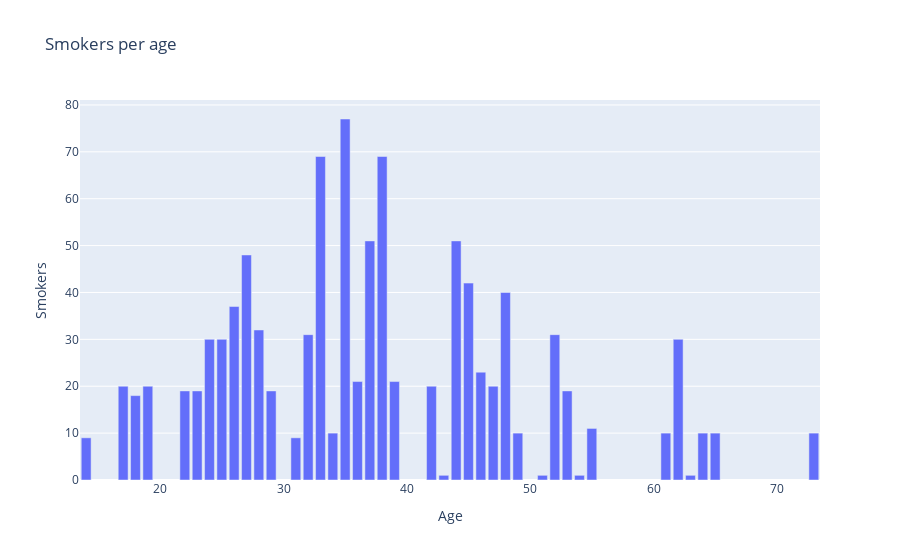
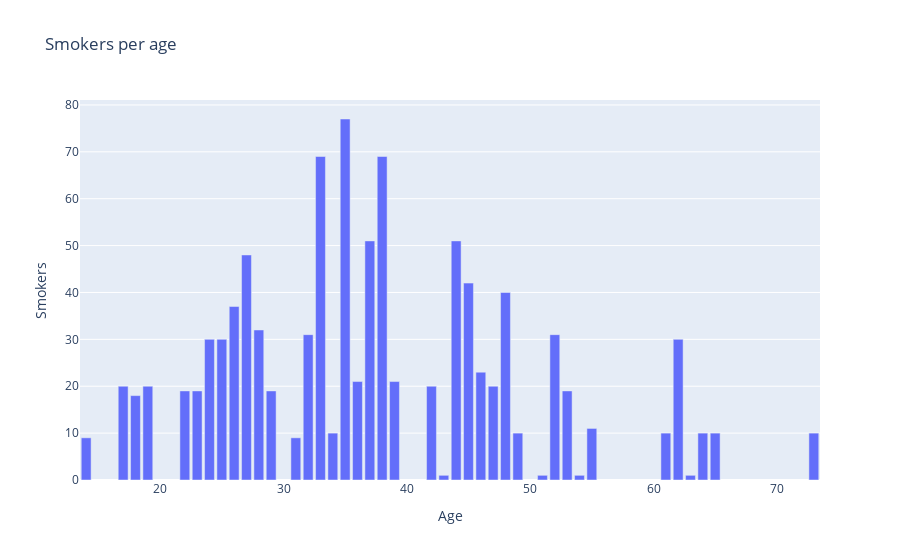

The notebook cell saved with these charts, in order:
### Code cell
import plotly.graph_objects as go
import pandas as pd

# Assuming df is your DataFrame containing 'Age' column
# and sorted_smokers is your DataFrame containing 'Smoking' column
label = df.Age.sort_values().unique()
target = sorted_smokers.Smoking

print(label)
print(target)

fig = go.Figure()
fig.add_trace(go.Bar(x=label, y=target))
fig.update_layout(title='Smokers per age', xaxis=dict(title='Age'), yaxis=dict(title='Smokers'))

# Plot the figure using Plotly's offline mode
import plotly.io as pio
pio.show(fig)

from plotly.offline import iplot
iplot(fig)

### Figure 1 — Plotly figure (JSON) as saved in the notebook; plotly's stock layout.template omitted (floating-point values rounded to 4 significant figures)
{"data": [{"x": [14, 17, 18, 19, 22, 23, 24, 25, 26, 27, 28, 29, 31, 32, 33, 34, 35, 36, 37, 38, 39, 42, 43, 44, 45, 46, 47, 48, 49, 51, 52, 53, 54, 55, 61, 62, 63, 64, 65, 73], "y": [9, 20, 18, 20, 19, 19, 30, 30, 37, 48, 32, 19, 9, 31, 69, 10, 77, 21, 51, 69, 21, 20, 1, 51, 42, 23, 20, 40, 10, 1, 31, 19, 1, 11, 10, 30, 1, 10, 10, 10], "type": "bar"}], "layout": {"title": {"text": "Smokers per age"}, "xaxis": {"title": {"text": "Age"}}, "yaxis": {"title": {"text": "Smokers"}}}}

### Figure 2 — Plotly figure (JSON) as saved in the notebook; plotly's stock layout.template omitted (floating-point values rounded to 4 significant figures)
{"data": [{"x": [14, 17, 18, 19, 22, 23, 24, 25, 26, 27, 28, 29, 31, 32, 33, 34, 35, 36, 37, 38, 39, 42, 43, 44, 45, 46, 47, 48, 49, 51, 52, 53, 54, 55, 61, 62, 63, 64, 65, 73], "y": [9, 20, 18, 20, 19, 19, 30, 30, 37, 48, 32, 19, 9, 31, 69, 10, 77, 21, 51, 69, 21, 20, 1, 51, 42, 23, 20, 40, 10, 1, 31, 19, 1, 11, 10, 30, 1, 10, 10, 10], "type": "bar"}], "layout": {"title": {"text": "Smokers per age"}, "xaxis": {"title": {"text": "Age"}}, "yaxis": {"title": {"text": "Smokers"}}}}
